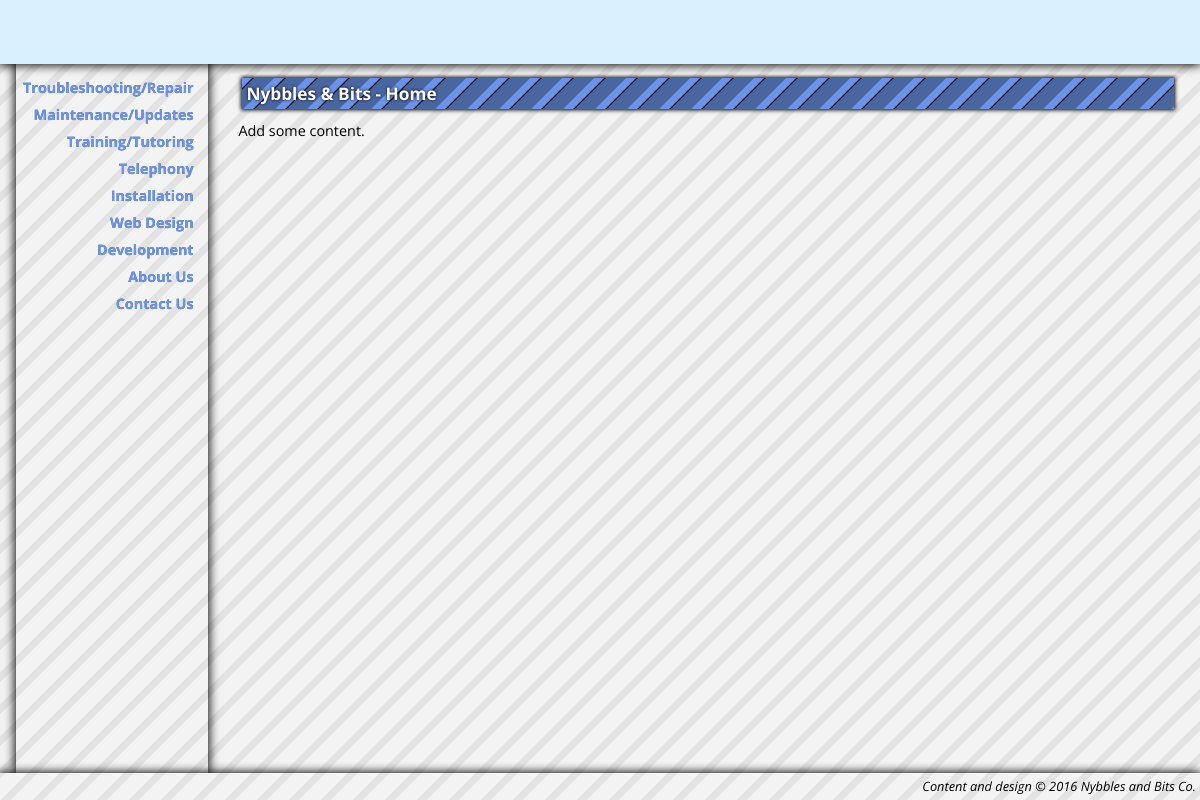
The page /home on the database its author committed.
### www/models.py (models this page shows, shortened)
class Page(models.Model):
  name = models.CharField(max_length = 64, blank = False, null = False, unique = True, db_index = True)
  caption = models.CharField(max_length = 255, blank = False, null = False, unique = False)
  position = models.IntegerField(null = True, blank = True, default = None)
  content = models.TextField(null = False, blank = True, default = default_page_content)

class Sidebar(models.Model):
  caption = models.CharField(max_length = 255, blank = False, null = False, unique = False)
  position = models.IntegerField(null = False, default = 0)
  url = models.URLField(null = False)

### www/views.py (the view)
# urls.py: url(r'^([a-zA-Z0-9_-]+)$', render_page),
def render_page(request, name):
  namespace = {}
  namespace['page_url'] = '/' + name
  namespace['pages'] = Page.objects.filter(position__isnull = False).order_by('position')
  namespace['site_caption'] = 'Nybbles & Bits'
  namespace['sidebar'] = Sidebar.objects.order_by('position')
  namespace['request'] = request
  response_class = HttpResponse
  try:
    page = Page.objects.get(name = name)
  except:
    page = Page.objects.get(name = '404')
    response_class = HttpResponseNotFound
  namespace['page_caption'] = page.caption
  namespace['page_name'] = name
  template = Template(page.content)
  context = Context(namespace)
  return response_class(template.render(context))

### www/templates/www/base.html (shortened to what this page needs)
{% load staticfiles %}
<!DOCTYPE html>
<html lang="en" dir="ltr">
  <head>
    <link rel="stylesheet" href="{% static 'style.css' %}">
  </head>
  <body>
    <div id="header">
    </div>
    <div id="content">
      <h1>{{ site_caption }} - {{ page_caption }}</h1>
      {% block content %}{% endblock %}
    </div>
    <div id="sidebar">
    {% for link in sidebar %}
    {% if link.url == page_url %}
      <a href="{{ link.url }}" class="current">{{ link.caption }}</a>
    {% else %}
      <a href="{{ link.url }}">{{ link.caption }}</a>
    {% endif %}
    {% endfor %}
    </div>
    <div id="footer">
      Content and design &copy; 2016 Nybbles and Bits Co.
    </div>
  </body>
</html>

### www/static/style.css (style rules this page uses)
* { font-family: 'Open Sans', sans-serif; background-image: url("/static/diag2.png"); background-attachment: fixed; }
h1 { background-color: #4a66a0; background-image: url("/static/diag.png"); background-repeat: repeat; background-attachment: fixed; color: #ffffff; font-weight: bold; padding: 4px; font-size: 120%; text-shadow: 0px 0px 3px #000000; background-attachment: fixed; margin: 4px; margin-bottom: 12px; box-shadow: 0px 0px 4px 1px #000000; }
div#header { position: fixed; left: 0px; top: 0px; right: 0px; height: 64px; background-image: url("/static/logo-116x56.png"); background-position: 8px center; background-repeat: no-repeat; background-attachment: fixed; display: table-row; padding-left: 148px; background-color: #d9f0ff; box-shadow: 0px 0px 10px 1px #000000; }
a { color: #6b93e7; text-decoration: none; font-weight: bold; text-shadow: 0 0 0px #415a8d; }
div#footer { position: fixed; left: 0px; bottom: 0px; right: 0px; height: 1.5em; padding: 4px; font-size: 80%; text-align: right; font-style: italic; background-color: #d9f0ff; box-shadow: 0 0 10px 1px #000000; }
div#sidebar { position: fixed; left: 0px; top: 0px; padding-top: 74px; bottom: 1.5em; width: 12em; margin-left: 1em; margin-right: 2em; background-color: #f0f0f0; z-index: -1; box-shadow: 0 0 10px 1px #000000; }
div#sidebar a { display: block; text-align: right; font-size: 90%; padding-bottom: 4px; padding-top: 4px; padding-right: 1em; }
div#content { position: fixed; left: 0px; right: 0px; top: 74px; bottom: 1.5em; padding-left: 8px; padding-right: 8px; margin-left: 16em; margin-right: 1em; overflow: auto; font-size: 90%; }

### rows shown on the page
Page: caption "Home"
Sidebar: caption "Troubleshooting/Repair"
Sidebar: caption "Maintenance/Updates"
Sidebar: caption "Training/Tutoring"
Sidebar: caption "Telephony"
Sidebar: caption "Installation"
Sidebar: caption "Web Design"
Sidebar: caption "Development"
Sidebar: caption "About Us"
Sidebar: caption "Contact Us"

### other values the page prints
{{ site_caption }} "Nybbles & Bits"
